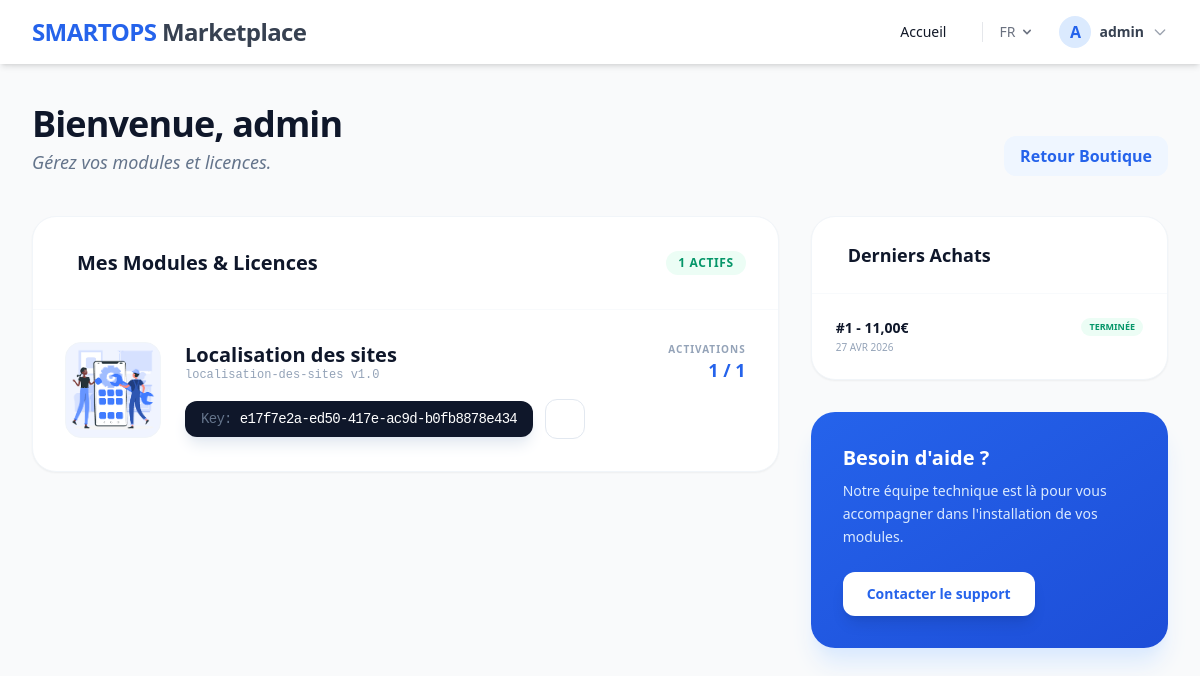
The app's page /fr/accounts/dashboard/ (signed in) with its own data.
### users/models.py (models this page shows, shortened)
class User(AbstractUser):
    LANGUAGES = [
        ('fr', 'Français'),
        ('en', 'English'),
    ]
    language_preference = models.CharField(
        max_length=5,
        choices=LANGUAGES,
        default='fr',
        verbose_name="Langue préférée"
    )
    is_client = models.BooleanField(
        default=True,
        verbose_name="Est un client"
    )

### licensing/models.py (models this page shows, shortened)
class License(models.Model):
    user = models.ForeignKey(
        settings.AUTH_USER_MODEL,
        on_delete=models.CASCADE,
        related_name='licenses',
        verbose_name="Propriétaire"
    )
    module = models.ForeignKey(
        'catalog.Module',
        on_delete=models.CASCADE,
        verbose_name="Module associé"
    )
    license_key = models.UUIDField(
        default=uuid.uuid4,
        unique=True,
        editable=True,
        verbose_name="Clé de licence"
    )
    created_at = models.DateTimeField(auto_now_add=True, verbose_name="Date de création")
    is_active = models.BooleanField(default=True, verbose_name="Licence active")
    activation_count = models.IntegerField(default=0, verbose_name="Nombre d'activations")
    max_activations = models.IntegerField(default=1, verbose_name="Activations autorisées")
    installation = models.ForeignKey(
        Installation,
        on_delete=models.SET_NULL,
        null=True,
        blank=True,
        related_name='licenses',
        verbose_name="Installation liée"
    )
    class Meta:
        verbose_name = "Licence"
        verbose_name_plural = "Licences"
        ordering = ['-created_at']

### catalog/models.py (models this page shows, shortened)
class Module(models.Model):
    name = models.CharField(max_length=255, verbose_name="Nom du module")
    slug = models.SlugField(max_length=255, unique=True, help_text="Slug pour l'URL")
    category = models.ForeignKey(
        Category,
        on_delete=models.SET_NULL,
        null=True,
        related_name="modules",
        verbose_name="Catégorie"
    )
    short_description = models.TextField(
        max_length=500,
        verbose_name="Description courte",
        help_text="Affichée sur les cartes du catalogue."
    )
    description = models.TextField(verbose_name="Description complète")
    featured_image = models.ImageField(
        upload_to='modules/featured/',
        null=True,
        blank=True,
        verbose_name="Image de mise en avant"
    )
    price = models.DecimalField(
        max_digits=10,
        decimal_places=2,
        verbose_name="Prix (Paiement unique)"
    )
    is_active = models.BooleanField(default=True, verbose_name="Actif")
    created_at = models.DateTimeField(auto_now_add=True)
    updated_at = models.DateTimeField(auto_now=True)
    class Meta:
        verbose_name = "Module"
        verbose_name_plural = "Modules"

### payments/models.py (models this page shows, shortened)
class Order(models.Model):
    STATUS_CHOICES = [
        ('pending', _('En attente')),
        ('completed', _('Terminée')),
        ('failed', _('Échouée')),
        ('refunded', _('Remboursée')),
    ]
    user = models.ForeignKey(
        settings.AUTH_USER_MODEL,
        on_delete=models.CASCADE,
        related_name='orders',
        verbose_name="Client"
    )
    status = models.CharField(
        max_length=20,
        choices=STATUS_CHOICES,
        default='pending',
        verbose_name="Statut"
    )
    total_amount = models.DecimalField(
        max_digits=10,
        decimal_places=2,
        verbose_name="Montant total"
    )
    stripe_payment_intent_id = models.CharField(
        max_length=255,
        blank=True,
        null=True,
        verbose_name="ID Paiement Stripe"
    )
    created_at = models.DateTimeField(auto_now_add=True, verbose_name="Date de création")
    updated_at = models.DateTimeField(auto_now=True, verbose_name="Dernière modification")
    class Meta:
        verbose_name = "Commande"
        verbose_name_plural = "Commandes"
        ordering = ['-created_at']

### users/views.py (the view)
# urls.py: path('dashboard/', views.dashboard, name='dashboard'),
@login_required
def dashboard(request):
    user_licenses = License.objects.filter(user=request.user, is_active=True).select_related('module')
    user_orders = Order.objects.filter(user=request.user).order_by('-created_at')[:5]
    context = {
        'licenses': user_licenses,
        'orders': user_orders,
        'title': "Mon Tableau de Bord"
    }
    return render(request, 'account/dashboard.html', context)

### core/templatetags/menu_tags.py (called while the page is built)
@register.simple_tag
def get_menu(slug):
    try:
        return Menu.objects.filter(slug=slug).first()
    except Exception:
        return None

### templates/account/dashboard.html (shortened to what this page needs)
{% extends "base.html" %}
{% load i18n %}
{% block content %}
<div class="max-w-7xl mx-auto px-4 sm:px-6 lg:px-8 py-10">
    <div class="mb-10 flex flex-col md:flex-row md:items-end justify-between gap-6">
        <div>
            <h1 class="text-4xl font-black text-slate-900 tracking-tight">{% trans "Bienvenue," %} {{ user.username }}</h1>
            <p class="text-slate-500 text-lg mt-1 font-medium italic">{% trans "Gérez vos modules et licences." %}</p>
        </div>
        <a href="{% url 'catalog:module_list' %}" class="inline-flex items-center gap-2 text-blue-600 font-bold hover:text-blue-700 transition group">
            <span class="bg-blue-50 px-4 py-2 rounded-xl group-hover:bg-blue-100 transition">{% trans "Retour Boutique" %}</span>
        </a>
    </div>
    <div class="grid grid-cols-1 lg:grid-cols-3 gap-8">
        <div class="lg:col-span-2 space-y-8">
            <div class="bg-white rounded-3xl border border-slate-100 shadow-sm overflow-hidden">
                <div class="p-8 border-b border-slate-50 flex items-center justify-between">
                    <h2 class="text-xl font-bold text-slate-900 flex items-center gap-3">
                        {% trans "Mes Modules & Licences" %}
                    </h2>
                    <span class="bg-emerald-50 text-emerald-600 px-3 py-1 rounded-full text-xs font-black uppercase tracking-wider">{{ licenses.count }} {% trans "Actifs" %}</span>
                </div>
                <div class="divide-y divide-slate-50">
                    {% for license in licenses %}
                    <div class="p-8 hover:bg-slate-50/50 transition">
                        <div class="flex flex-col md:flex-row gap-6">
                            <div class="h-20 w-20 md:h-24 md:w-24 rounded-2xl bg-slate-100 flex-shrink-0 overflow-hidden border border-slate-100">
                                {% if license.module.featured_image %}
                                    <img src="{{ license.module.featured_image.url }}" class="w-full h-full object-cover">
                                {% else %}
                                    <div class="w-full h-full flex items-center justify-center text-3xl italic font-black text-slate-300">MOD</div>
                                {% endif %}
                            </div>
                            <div class="flex-grow">
                                <div class="flex justify-between items-start mb-2">
                                    <div>
                                        <h3 class="text-xl font-bold text-slate-900 leading-tight">{{ license.module.name }}</h3>
                                        <p class="text-slate-400 font-mono text-xs">{{ license.module.slug }} v1.0</p>
                                    </div>
                                    <div class="text-right">
                                        <p class="text-[10px] font-black uppercase tracking-widest text-slate-400 mb-1">{% trans "Activations" %}</p>
                                        <p class="text-lg font-black text-blue-600 leading-none">{{ license.activation_count }} / {{ license.max_activations }}</p>
                                    </div>
                                </div>
                                <div class="mt-4 flex items-center gap-3">
                                    <div class="bg-slate-900 text-white px-4 py-2 rounded-xl font-mono text-sm tracking-tighter select-all shadow-lg shadow-slate-200">
                                        <span class="text-slate-500 mr-2">Key:</span><span id="key-{{ license.id }}">{{ license.license_key }}</span>
                                    </div>
                                    <button
                                        onclick="copyKey('{{ license.id }}')"
                                        id="btn-{{ license.id }}"
                                        class="h-10 w-10 rounded-xl border border-slate-200 text-slate-400 hover:text-blue-600 hover:border-blue-600 transition flex items-center justify-center bg-white"
                                        title="{% trans 'Copier la clé' %}">
                                    </button>
                                </div>
                            </div>
                        </div>
                    </div>
                    {% endfor %}
                </div>
            </div>
        </div>
        <div class="space-y-8">
            <div class="bg-white rounded-3xl border border-slate-100 shadow-sm overflow-hidden">
                <div class="p-6 border-b border-slate-50">
                    <h2 class="text-lg font-bold text-slate-900 flex items-center gap-3">
                        {% trans "Derniers Achats" %}
                    </h2>
                </div>
                <div class="p-2">
                    {% for order in orders %}
                    <div class="p-4 hover:bg-slate-50 rounded-2xl transition group">
                        <div class="flex justify-between items-start">
                            <div>
                                <p class="font-bold text-slate-900 text-sm">#{{ order.id }} - {{ order.total_amount }}€</p>
                                <p class="text-[10px] text-slate-400 font-medium uppercase mt-0.5">{{ order.created_at|date:"d M Y" }}</p>
                            </div>
                            <span class="text-[9px] font-black uppercase px-2 py-0.5 rounded-full {% if order.status == 'completed' %}bg-emerald-50 text-emerald-600{% else %}bg-amber-50 text-amber-600{% endif %}">
                                {{ order.get_status_display }}
                            </span>
                        </div>
                    </div>
                    {% empty %}
                    <div class="p-10 text-center text-slate-300 italic text-sm">
                        {% trans "Aucune commande trouvée." %}
                    </div>
                    {% endfor %}
                </div>
            </div>
            <div class="bg-gradient-to-br from-blue-600 to-blue-700 rounded-3xl p-8 text-white shadow-xl shadow-blue-100 relative overflow-hidden">
                <h3 class="text-xl font-bold mb-2">{% trans "Besoin d'aide ?" %}</h3>
                <p class="text-blue-100 text-sm mb-6 leading-relaxed">{% trans "Notre équipe technique est là pour vous accompagner dans l'installation de vos modules." %}</p>
                <a href="#" class="bg-white text-blue-600 px-6 py-3 rounded-xl font-bold text-sm inline-block hover:bg-blue-50 transition shadow-lg">{% trans "Contacter le support" %}</a>
            </div>
        </div>
    </div>
</div>
{% endblock %}

### templates/base.html (shortened to what this page needs)
{% load static i18n menu_tags %}
<!DOCTYPE html>
<html lang="{{ request.LANGUAGE_CODE }}">
<head>
    <script src="https://cdn.tailwindcss.com"></script>
</head>
<body class="bg-gray-50 text-gray-900 font-sans leading-normal tracking-normal">
    <nav x-data="{ open: false }" class="bg-white shadow-md sticky top-0 z-50 bg-opacity-95 backdrop-blur-sm">
        <div class="max-w-7xl mx-auto px-4 sm:px-6 lg:px-8">
            <div class="flex justify-between h-16">
                <div class="flex">
                    <div class="flex-shrink-0 flex items-center">
                        <a href="/" class="text-2xl font-bold text-blue-600 tracking-tight">
                            SMARTOPS <span class="text-gray-700">Marketplace</span>
                        </a>
                    </div>
                </div>
                <div class="hidden sm:ml-6 sm:flex sm:items-center sm:space-x-6">
                    {% get_menu "main-menu" as main_menu %}
                    {% if main_menu %}
                        {% for item in main_menu.items.all %}
                            <a href="{{ item.link_url }}"
                               {% if item.open_in_new_tab %}target="_blank"{% endif %}
                               class="text-gray-500 hover:text-blue-600 px-3 py-2 rounded-md text-sm font-medium transition">
                                {{ item.link_title }}
                            </a>
                        {% endfor %}
                    {% else %}
                        <a href="/" class="text-gray-900 px-3 py-2 rounded-md text-sm font-medium hover:text-blue-600 transition">{% trans "Accueil" %}</a>
                    {% endif %}
                    <div class="relative inline-block text-left ml-4 border-l pl-4 border-gray-200" x-data="{ langOpen: false }">
                        <button @click="langOpen = !langOpen" class="flex items-center text-gray-500 hover:text-blue-600 text-sm font-medium focus:outline-none uppercase">
                            {{ request.LANGUAGE_CODE }}
                            <svg class="ml-1 h-4 w-4" fill="currentColor" viewBox="0 0 20 20"><path fill-rule="evenodd" d="M5.293 7.293a1 1 0 011.414 0L10 10.586l3.293-3.293a1 1 0 111.414 1.414l-4 4a1 1 0 01-1.414 0l-4-4a1 1 0 010-1.414z" clip-rule="evenodd"></path></svg>
                        </button>
                                {% get_current_language as LANGUAGE_CODE %}
                                {% get_available_languages as LANGUAGES %}
                    </div>
                    {% if user.is_authenticated %}
                        <div class="relative ml-4" x-data="{ userMenuOpen: false }">
                            <button @click="userMenuOpen = !userMenuOpen"
                                    class="flex items-center gap-2 text-gray-700 hover:text-blue-600 focus:outline-none transition group">
                                <div class="h-8 w-8 rounded-full bg-blue-100 flex items-center justify-center text-blue-600 font-bold border-2 border-transparent group-hover:border-blue-200 transition">
                                    {{ user.username|slice:":1"|upper }}
                                </div>
                                <span class="text-sm font-semibold hidden md:block">{{ user.username }}</span>
                                <svg class="h-4 w-4 text-gray-400 group-hover:text-blue-600 transition" fill="none" stroke="currentColor" viewBox="0 0 24 24">
                                    <path stroke-linecap="round" stroke-linejoin="round" stroke-width="2" d="M19 9l-7 7-7-7"></path>
                                </svg>
                            </button>
                        </div>
                    {% endif %}
                </div>
            </div>
        </div>
    </nav>
    <main class="min-h-screen">
        {% block content %}{% endblock %}
    </main>
</body>
</html>

### records on screen
User: username "A", username "admin"
License: module.featured_image (picture), module.name "Localisation des sites", module.slug "localisation-des-sites", activation_count "1", max_activations "1", license_key "e17f7e2a-ed50-417e-ac9d-b0fb8878e434"
Order: id "1", total_amount "11,00", created_at "27 AVR 2026", status "TERMINÉE"

### other values on screen
{{ request.LANGUAGE_CODE }} "FR"
{{ licenses.count }} "1"
